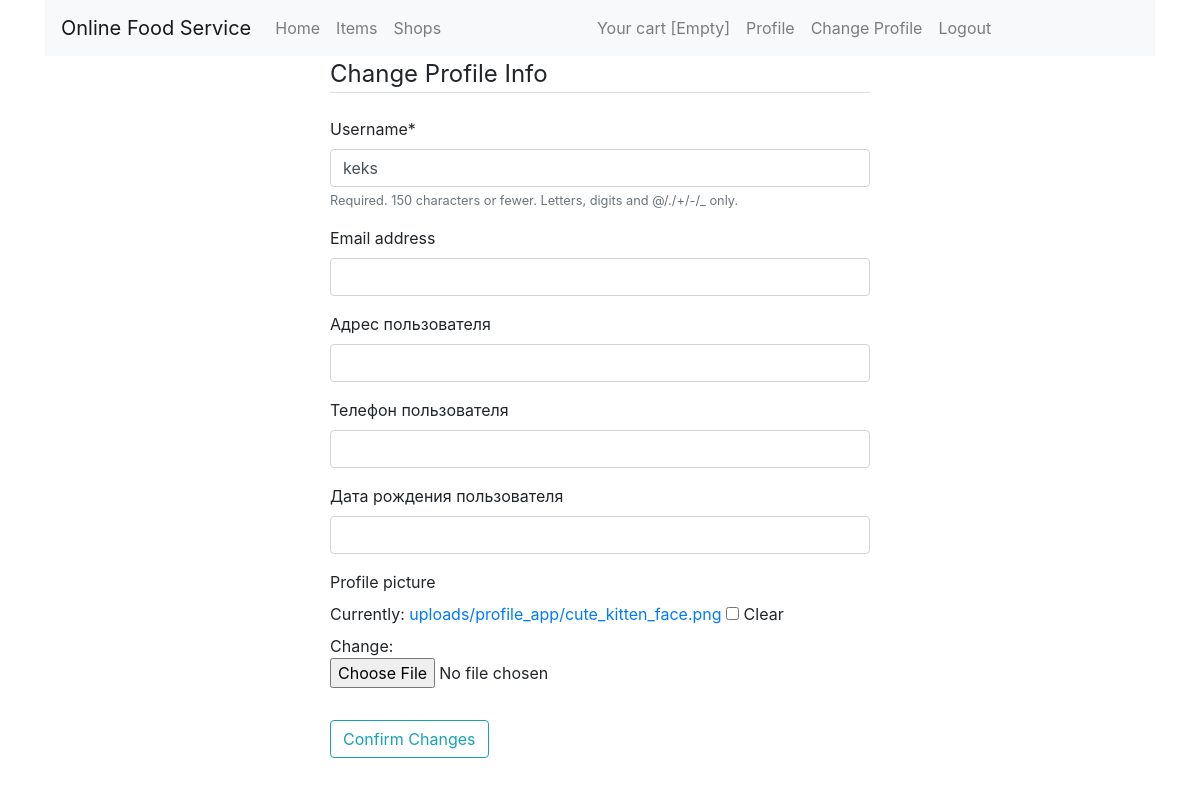
The app's page /profile/change_profile/ (signed in), older data.
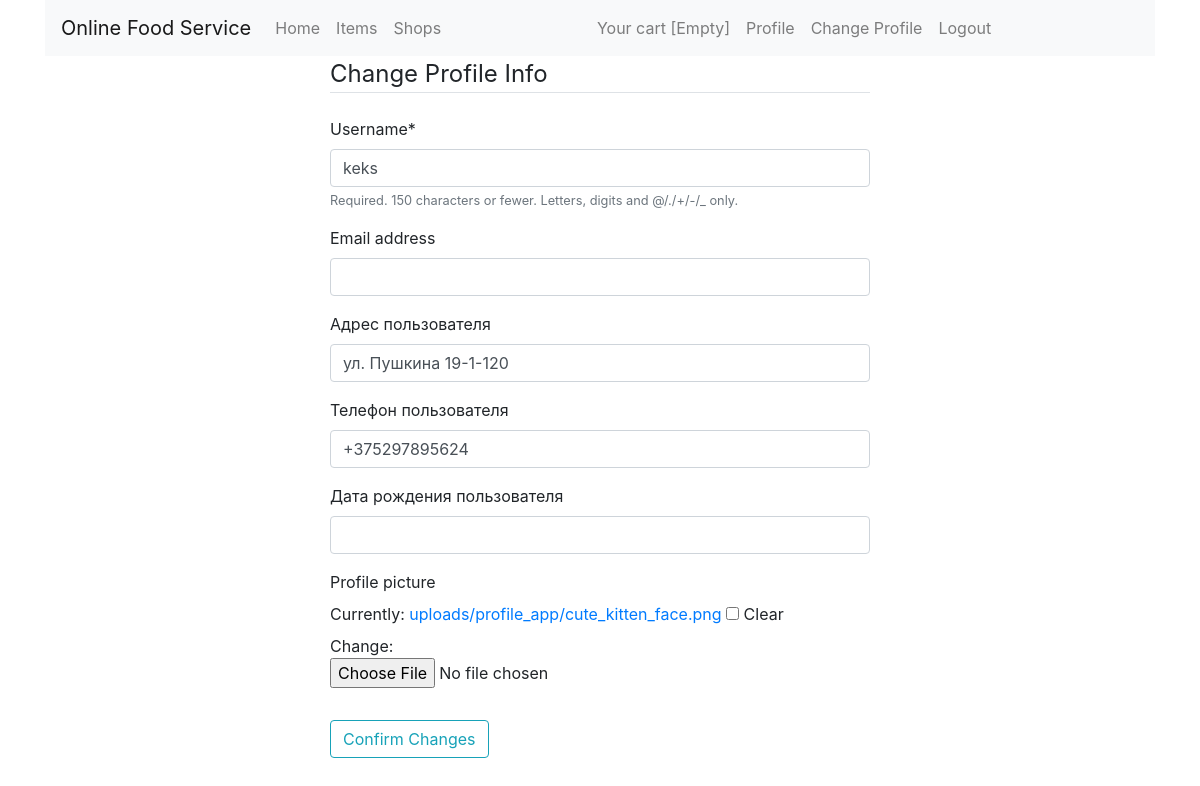
The same page, newer data.
### profile_app/models.py (models this page shows, shortened)
class Profile(models.Model):
    user = models.OneToOneField(
        User,
        on_delete=models.PROTECT,
        verbose_name='Профиль пользователя'
    )
    address = models.CharField(
        max_length=512,
        verbose_name='Адрес пользователя',
        blank=True,
        null=True
    )
    phone_number = models.CharField(
        max_length=24,
        verbose_name='Телефон пользователя',
        blank=True,
        null=True
    )
    birth_date = models.DateField(
        verbose_name='Дата рождения пользователя',
        null=True,
        blank=True
    )
    profile_picture = models.ImageField(
        upload_to='uploads/profile_app/profile_pics',
        default='uploads/profile_app/cute_kitten_face.png',
        blank=True,
        null=True
    )
    class Meta:
        verbose_name = 'Профиль'
        verbose_name_plural = 'Профили'
        ordering = (
            'user',
        )

### profile_app/views.py (the view)
# urls.py: path('change_profile/', change_profile, name='change_profile'),
def change_profile(request):
    if request.method == 'POST':
        user_form = UserUpdateForm(request.POST, instance=request.user)
        profile_form = ProfileUpdateForm(request.POST, request.FILES, instance=request.user.profile)
        if user_form.is_valid() and profile_form.is_valid():
            user_form.save()
            profile_form.save()
            messages.success(request, f'Your account has been successfully updated!')
            return redirect('profile_app:current_profile')
    else:
        user_form = UserUpdateForm(instance=request.user)
        profile_form = ProfileUpdateForm(instance=request.user.profile)
    context = {
        'user_form': user_form,
        'profile_form': profile_form
    }
    return render(request, 'profile_app/change_profile.html', context)

### profile_app/forms.py
class UserUpdateForm(forms.ModelForm):
    class Meta:
        model = User
        fields = ['username', 'email']

class ProfileUpdateForm(forms.ModelForm):
    class Meta:
        model = Profile
        fields = ['address', 'phone_number', 'birth_date', 'profile_picture']

### cart/cart.py (called while the page is built)
    def __len__(self):
        return sum(cart_item['quantity'] for cart_item in self.cart.values())

### cart/context_processors.py (called while the page is built)
def cart(request):
    return {'cart': Cart(request)}

### profile_app/templates/profile_app/change_profile.html (shortened to what this page needs)
{% extends 'shop/base.html' %}
{% load static %}
{% load crispy_forms_tags %}
{% block body %}
    <div class="col-lg-6 offset-3">
        <form method="POST" enctype="multipart/form-data">
            <div class="content-section">
                <fieldset class="form-group">
                    <legend class="border-bottom mb-4">Change Profile Info</legend>
                    {{ user_form | crispy }}
                    {{ profile_form | crispy }}
                </fieldset>
                <div class="form-group">
                    <button class="btn btn-outline-info" type="submit">Confirm Changes</button>
                </div>
            </div>
        </form>
    </div>
{% endblock %}

Row changes from the older to the newer data that the page shows:
changed Profile: address (not shown) → "ул. Пушкина 19-1-120"; phone_number (not shown) → "+375297895624"
